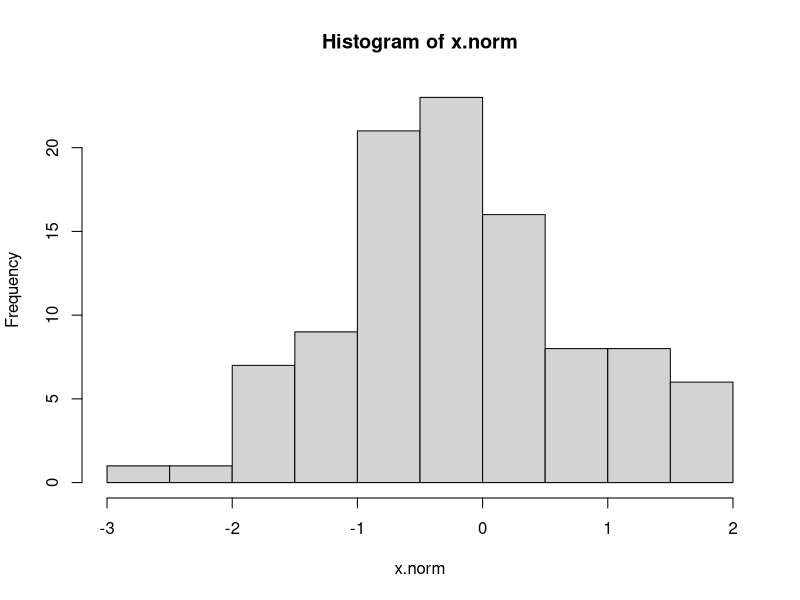
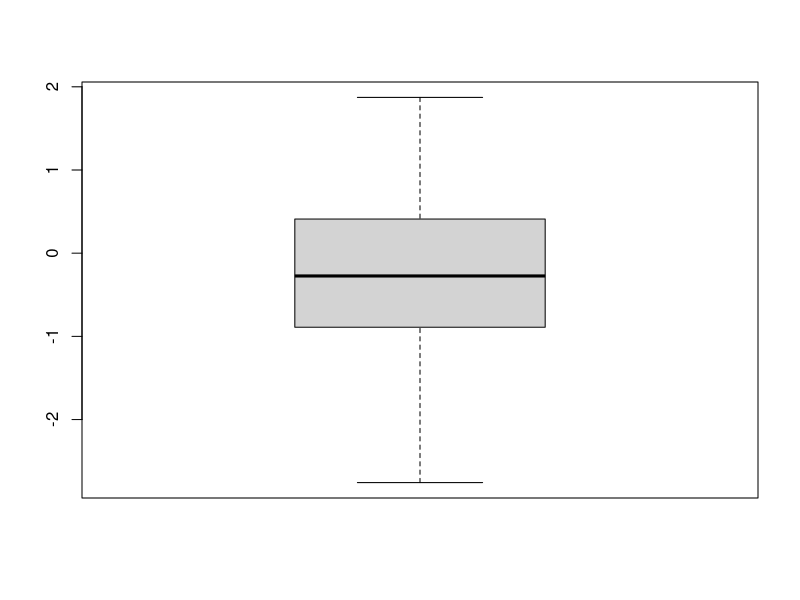
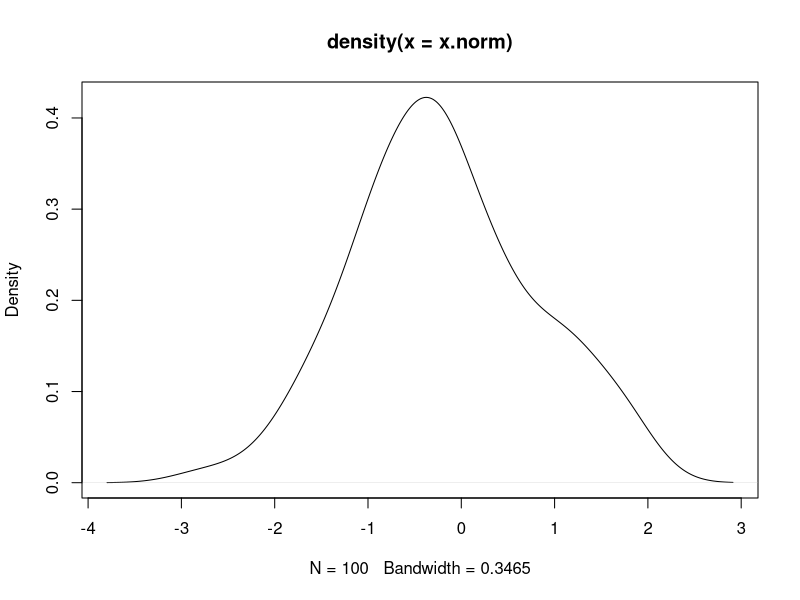
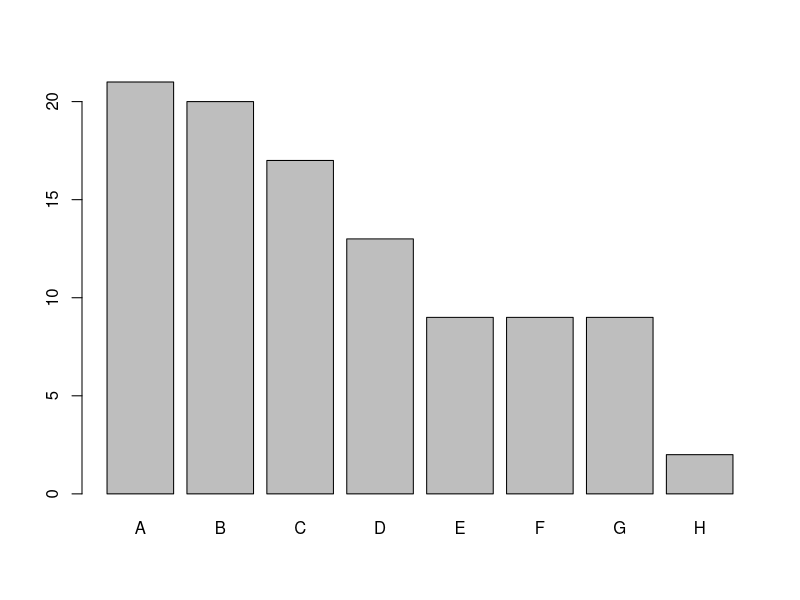
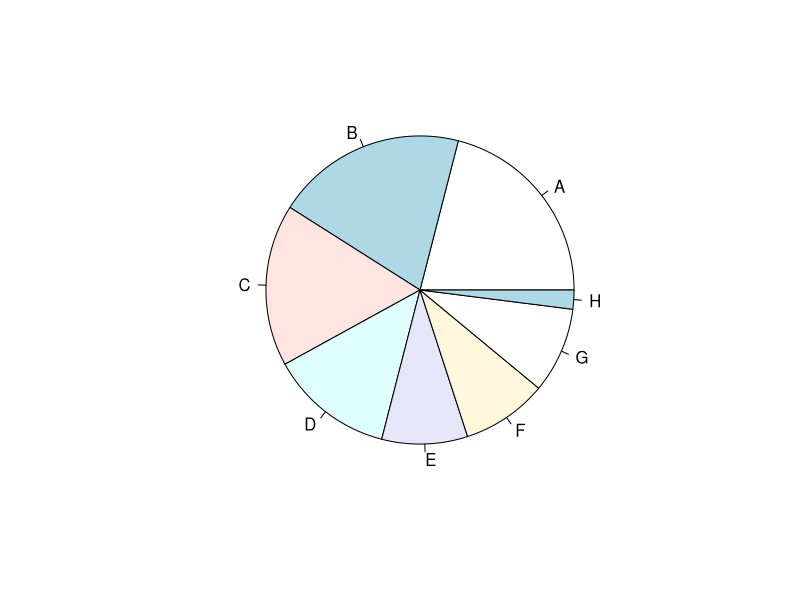
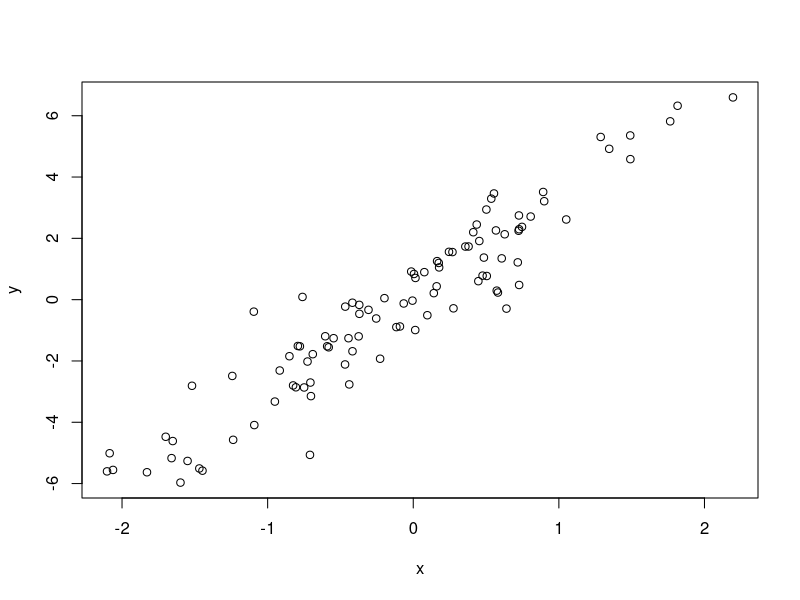
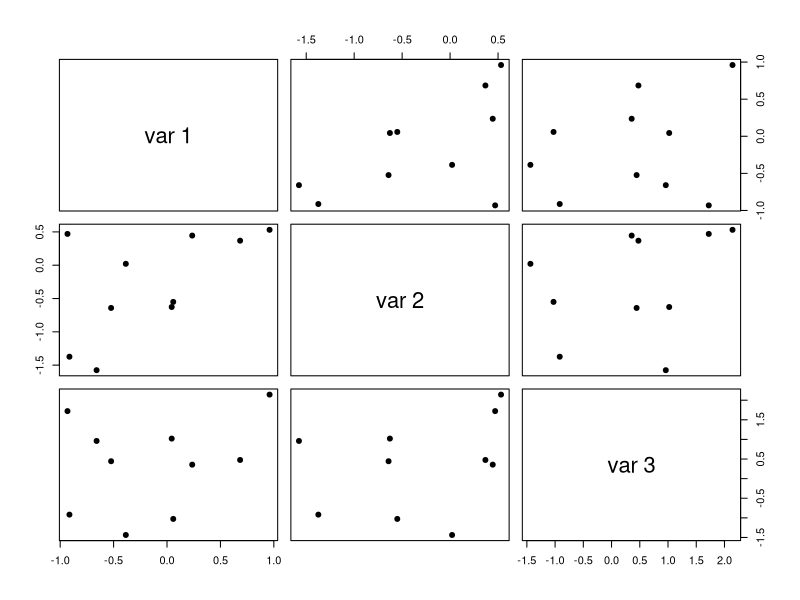
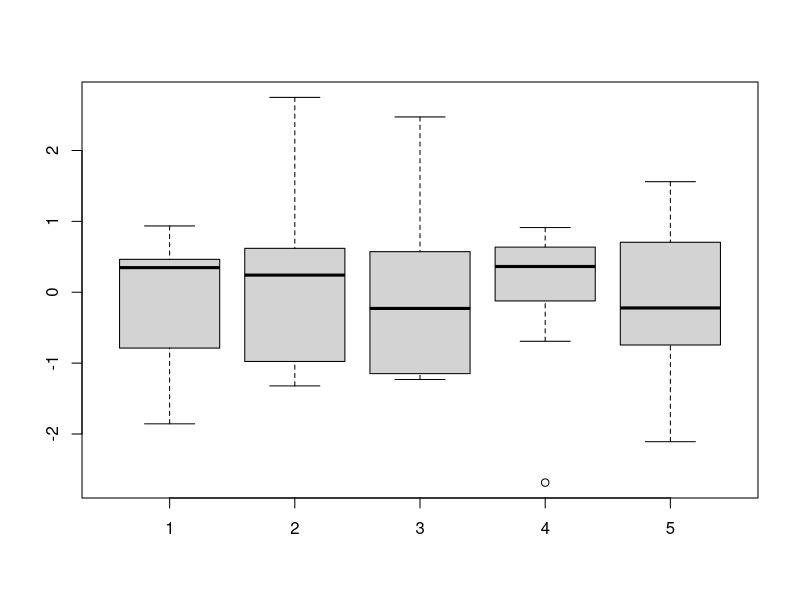

R code for these plots, in order:
## ---- chunk 1
knitr::opts_chunk$set(echo = TRUE)
## ---- chunk 2
x.norm <- rnorm(100, mean = 0, sd = 1)
hist(x.norm)
boxplot(x.norm)
plot(density(x.norm))
## ---- chunk 3
x <- sample(c(1:8), 100, replace = TRUE, prob = c(8:1))
x <- table(x)
names(x) <- c("A", "B", "C", "D", "E", "F", "G", "H")
barplot(x)
pie(x)
## ---- chunk 4
x <- rnorm(100)
y <- 3*x + rnorm(100, 0, 1)
plot(x, y)
cor(x, y)
## ---- chunk 5
X <- matrix(rnorm(30), 10, 3) ## use matrix
pairs(X, pch = 19)
## ---- chunk 6
X <- matrix(rnorm(50), 10, 5) ## use matrix
boxplot(X)
X <- data.frame(group = rep(c("A", "B", "C", "D", "E"), each = 10), res = rnorm(50)) ## use data.frame
boxplot(res ~ group, data = X)
## ---- chunk 7
type = c("p", "l", "b", "s", "o", "h", "n")
## ---- chunk 8
par(mfrow = c(2, 3)) ## split plot ranges
plot(x, y, type = "p", main = "p")
plot(x, y, type = "l", main = "l")
plot(x, y, type = "b", main = "b")
plot(x, y, type = "o", main = "o")
plot(x, y, type = "h", main = "h")
plot(x, y, type = "n", main = "n")
## ---- chunk 9
par(mfrow = c(2, 3)) ## split plot ranges
plot(x, y, pch = 1, main = "pch = 1")
plot(x, y, pch = 3, main = "pch = 3", cex.main = 2)
plot(x, y, pch = 10, main = "pch = 10", cex.axis = 2)
plot(x, y, pch = 15, main = "pch = 15", cex = 2, cex.main = 2)
plot(x, y, pch = 19, main = "pch = 19", cex = 2, cex.axis = 2)
plot(x, y, pch = "#", main = "pch = #", cex = 2, cex.axis = 2, cex.lab = 2, cex.main = 2)
## ---- chunk 10
t <- 1:20
y <- rnorm(20)
par(mfrow = c(2, 3)) ## split plot ranges
plot(t, y, type = "l")
plot(t, y, type = "l", lty = 2)
plot(t, y, type = "l", lty = 2, lwd = 2)
plot(t, y, type = "l", lty = 3, lwd = 2)
plot(t, y, type = "l", lty = 4, lwd = 2)
plot(t, y, type = "l", lty = 5, lwd = 2)
## ---- chunk 11
bty = c("o", "n", "7", "L", "C", "U")
## ---- chunk 12
t <- 1:20
y <- rnorm(20)
par(mfrow = c(2, 3)) ## split plot ranges
plot(t, y, type = "l", bty = "o", main = "bty = \" o \"")
plot(t, y, type = "l", bty = "n", main = "bty = \" n \"")
plot(t, y, type = "l", bty = "7", main = "bty = \" 7 \"")
plot(t, y, type = "l", bty = "L", main = "bty = \" L \"")
plot(t, y, type = "l", bty = "C", main = "bty = \" C \"")
plot(t, y, type = "l", bty = "U", main = "bty = \" U \"")
## ---- chunk 13
t <- 1:20
y <- rnorm(20)

par(mfrow = c(2, 3)) ## split plot ranges

plot(t, y, type = "l", col = 1)
plot(t, y, type = "l", col = 2)
plot(t, y, type = "l", col = "green")
plot(t, y, type = "l", col = "grey")
plot(t, y, type = "l", col = "#009999")
plot(t, y, type = "l", col = "#0000FF")
## ---- chunk 14
t <- 1:20
y <- rnorm(20)

par(mfrow = c(2, 3)) ## split plot ranges

plot(t, y, type = "l")
plot(t, y, type = "l", main = "Time series")
plot(t, y, type = "l", main = "Time series", sub = "this year")
plot(t, y, type = "l", main =  "Time series", xlab = "time")
plot(t, y, type = "l", main =  "Time series", xlab = "time", ylab = "")
plot(t, y, type = "l", main =  "Time series", xlab = "time", ylab = "return")
## ---- chunk 15
t <- 1:20
y <- rnorm(20)

par(mfrow = c(2, 2)) ## split plot ranges
plot(t, y, type = "b")
plot(t, y, type = "b", xlim = c(0, 50))
plot(t, y, type = "b", ylim = c(-5, 5))
plot(t, y, type = "b", xlim = c(0, 50), ylim = c(-5, 5))
## ---- chunk 16
par(mfrow = c(2, 3))
curve(exp(-x), 0, 10)
curve(dnorm(x), -10, 10)
curve(x^2, -10, 10)
curve(sin, 0, 10)
curve(3*exp(-3*x), 0, 6)
curve(5*x+2, 0, 10)
## ---- chunk 17
plot(t, y, type = "b")
abline(h = 0)
abline(v = 15, lty = 2, col = 8, lwd = 2)
points(t[15], y[15], pch = 19, col = 2)

x <- rnorm(50)
y <- 3*x + rnorm(50, 0, 1)
y1 <- 5*x + rnorm(50, 0, 2)

plot(x, y, type = "p", pch = 19)
abline(a = 0, b = 3)

points(x, y1, col = 4, pch = 17)
abline(a = 0, b = 5, col = 4)
## ---- chunk 18
x <- rnorm(50)
y <- 3*x + rnorm(50, 0, 1)
y1 <- 5*x + rnorm(50, 0, 2)

plot(x, y, type = "p", pch = 19)
abline(a = 0, b = 3)

par(new=TRUE)
plot(x, y1, col = 4, pch = 20)
abline(a = 0, b = 5, col = 4)

text(-1.5, 2, "A", cex = 5)
text(1, -5, "B", cex = 5, col = 2)
legend("topleft", c("Y", "Y1"), col = c(1, 4), lty = c(1, 1), cex = 2)
## ---- chunk 19
x <- rnorm(50)
y <- 3*x + rnorm(50, 0, 1)
y1 <- 5*x + rnorm(50, 0, 2)

par(mfrow = c(1, 1), mar = c(0.5, 0.5, 0.5, 0.5))

plot(x, y, type = "p", pch = 19)
abline(a = 0, b = 3)

par(new=TRUE)
plot(x, y1, col = 4, pch = 20)
abline(a = 0, b = 5, col = 4)

text(-1.5, 2, "A", cex = 5)
text(1, -5, "B", cex = 5, col = 2)
legend("topleft", c("Y", "Y1"), col = c(1, 4), lty = c(1, 1), cex = 2)
## ---- chunk 20
x <- rnorm(50)
y <- 3*x + rnorm(50, 0, 1)
y1 <- 5*x + rnorm(50, 0, 2)
y2 <- -2*x + rnorm(50, 0, 2)

layout(matrix(c(1, 2, 3, 3), 2, 2, byrow = TRUE))

plot(x, y, type = "p", pch = 19, main = "Y")
abline(a = 0, b = 3)

plot(x, y1, type = "p", pch = 19, main = "Y1")
abline(a = 0, b = 5)

plot(x, y2, type = "p", pch = 19, main = "Y2")
abline(a = 0, b = -2)
